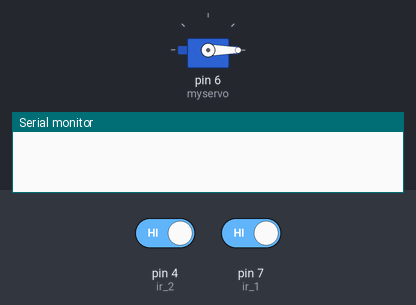
The sketch below on a simulated Arduino Uno, built with avr-gcc and run on an emulated ATmega328P. Parts: servo, the last lines printed to the serial monitor. The test bench sets the inputs (shaded band); at power-on: pin 7 (ir_1) HIGH, pin 4 (ir_2) HIGH.

Above: at 1.2 s.
1.3 s: pin 7 (ir_1) driven LOW
At 2.5 s:
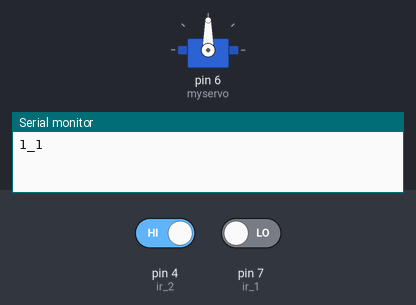
2.8 s: pin 4 (ir_2) driven LOW
At 3.6 s:
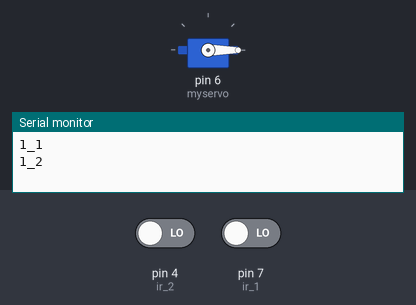
5.8 s: pin 4 (ir_2) driven HIGH
At 6.2 s:
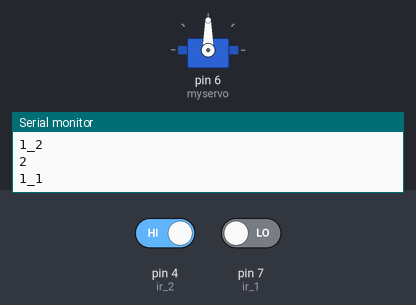
Timing chart, 0 to 8.8 s (numbered marks = the images above; inputs shaded):
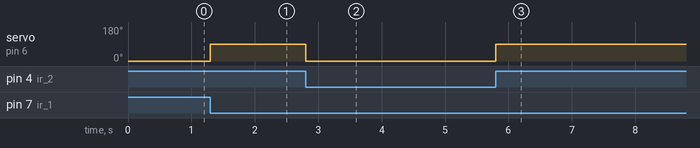

Measured:
- after the input at 1.3 s, servo on pin 6 (myservo): 0° → 90° at once
- after the input at 2.8 s, servo on pin 6 (myservo): 90° → 0° at once
- after the input at 5.8 s, servo on pin 6 (myservo): 0° → 90° at once

The sketch:

parking_testing.ino
```cpp
#include<Servo.h>
#define ir_1 7
#define ir_2 4


Servo myservo;
void setup()
{
  Serial.begin(9600);
  pinMode(ir_1,INPUT);
  pinMode(ir_2,INPUT);
  myservo.attach(6);
  myservo.write(0);
}

void loop()
{ static int count=5;

 if(digitalRead(ir_1)==0&&count>0){
    myservo.write(90);
    Serial.println("1_1");
    int p=count;
   while(p==count){if(digitalRead(ir_2)==0){
       myservo.write(0);
    Serial.println("1_2");
     delay(1000);
     count--;
     Serial.println(count); ;    }
    }
 }
 else if(digitalRead(ir_2)==0&&count!=5){
    myservo.write(90);
    Serial.println("2_1");
    int q=count;
   while(q==count){if(digitalRead(ir_1)==0){
  myservo.write(0);
  Serial.println("2_2");
     delay(1000);
     count++;
     Serial.println(count);
   }
    }

  }

}
```
